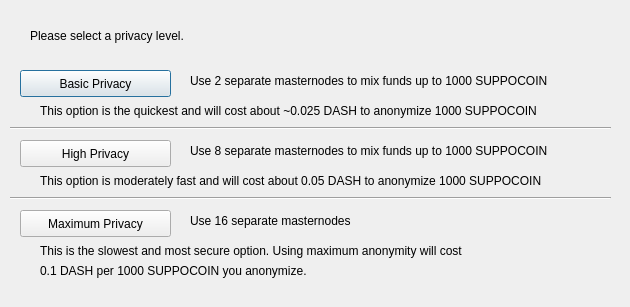
<?xml version="1.0" encoding="UTF-8"?>
<ui version="4.0">
 <class>DarksendConfig</class>
 <widget class="QDialog" name="DarksendConfig">
  <property name="geometry">
   <rect>
    <x>0</x>
    <y>0</y>
    <width>630</width>
    <height>307</height>
   </rect>
  </property>
  <property name="windowTitle">
   <string>Configure PrivateSend</string>
  </property>
  <widget class="QPushButton" name="buttonBasic">
   <property name="geometry">
    <rect>
     <x>20</x>
     <y>70</y>
     <width>151</width>
     <height>27</height>
    </rect>
   </property>
   <property name="text">
    <string>Basic Privacy</string>
   </property>
  </widget>
  <widget class="QPushButton" name="buttonHigh">
   <property name="geometry">
    <rect>
     <x>20</x>
     <y>140</y>
     <width>151</width>
     <height>27</height>
    </rect>
   </property>
   <property name="text">
    <string>High Privacy</string>
   </property>
  </widget>
  <widget class="QPushButton" name="buttonMax">
   <property name="geometry">
    <rect>
     <x>20</x>
     <y>210</y>
     <width>151</width>
     <height>27</height>
    </rect>
   </property>
   <property name="text">
    <string>Maximum Privacy</string>
   </property>
  </widget>
  <widget class="QLabel" name="label">
   <property name="geometry">
    <rect>
     <x>30</x>
     <y>20</y>
     <width>571</width>
     <height>31</height>
    </rect>
   </property>
   <property name="text">
    <string>Please select a privacy level.</string>
   </property>
  </widget>
  <widget class="QLabel" name="label_2">
   <property name="geometry">
    <rect>
     <x>190</x>
     <y>70</y>
     <width>421</width>
     <height>21</height>
    </rect>
   </property>
   <property name="text">
    <string>Use 2 separate masternodes to mix funds up to 1000 SUPPOCOIN</string>
   </property>
  </widget>
  <widget class="QLabel" name="label_3">
   <property name="geometry">
    <rect>
     <x>190</x>
     <y>140</y>
     <width>411</width>
     <height>21</height>
    </rect>
   </property>
   <property name="text">
    <string>Use 8 separate masternodes to mix funds up to 1000 SUPPOCOIN</string>
   </property>
  </widget>
  <widget class="QLabel" name="label_4">
   <property name="geometry">
    <rect>
     <x>190</x>
     <y>210</y>
     <width>421</width>
     <height>21</height>
    </rect>
   </property>
   <property name="text">
    <string>Use 16 separate masternodes</string>
   </property>
  </widget>
  <widget class="QLabel" name="label_6">
   <property name="geometry">
    <rect>
     <x>40</x>
     <y>100</y>
     <width>561</width>
     <height>21</height>
    </rect>
   </property>
   <property name="text">
    <string>This option is the quickest and will cost about ~0.025 DASH to anonymize 1000 SUPPOCOIN</string>
   </property>
  </widget>
  <widget class="QLabel" name="label_7">
   <property name="geometry">
    <rect>
     <x>40</x>
     <y>170</y>
     <width>561</width>
     <height>21</height>
    </rect>
   </property>
   <property name="text">
    <string>This option is moderately fast and will cost about 0.05 DASH to anonymize 1000 SUPPOCOIN</string>
   </property>
  </widget>
  <widget class="QLabel" name="label_8">
   <property name="geometry">
    <rect>
     <x>40</x>
     <y>240</y>
     <width>561</width>
     <height>21</height>
    </rect>
   </property>
   <property name="text">
    <string>This is the slowest and most secure option. Using maximum anonymity will cost</string>
   </property>
  </widget>
  <widget class="QLabel" name="label_9">
   <property name="geometry">
    <rect>
     <x>40</x>
     <y>260</y>
     <width>561</width>
     <height>21</height>
    </rect>
   </property>
   <property name="text">
    <string>0.1 DASH per 1000 SUPPOCOIN you anonymize.</string>
   </property>
  </widget>
  <widget class="Line" name="line">
   <property name="geometry">
    <rect>
     <x>10</x>
     <y>120</y>
     <width>601</width>
     <height>16</height>
    </rect>
   </property>
   <property name="orientation">
    <enum>Qt::Horizontal</enum>
   </property>
  </widget>
  <widget class="Line" name="line_2">
   <property name="geometry">
    <rect>
     <x>10</x>
     <y>190</y>
     <width>601</width>
     <height>16</height>
    </rect>
   </property>
   <property name="orientation">
    <enum>Qt::Horizontal</enum>
   </property>
  </widget>
 </widget>
 <resources/>
 <connections/>
</ui>
